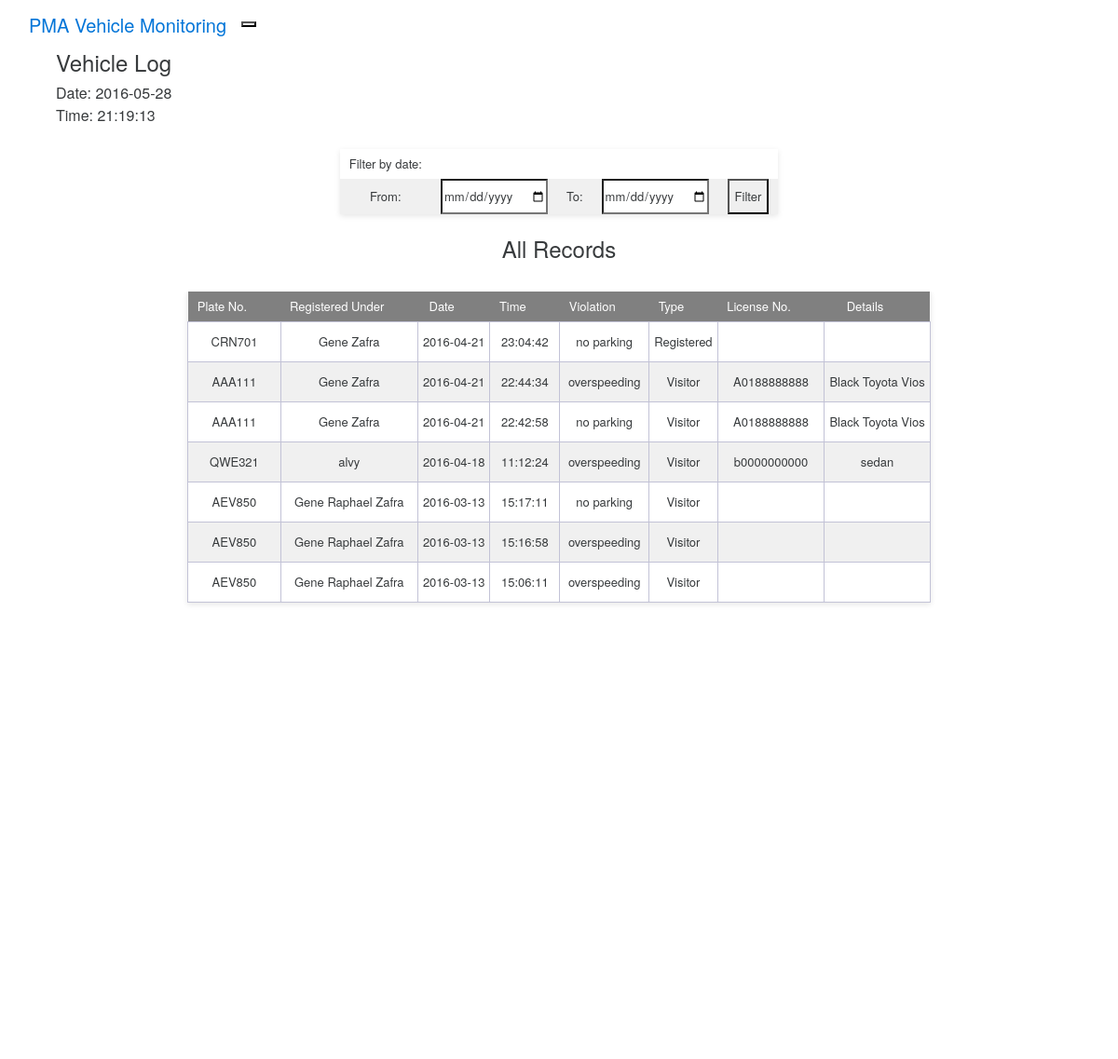
The app's page /pma-vrmsClient/client_viewreport.php (signed in) with its own data.
### tables this page shows
CREATE TABLE IF NOT EXISTS `client_report` (
  `rid` int(11) NOT NULL AUTO_INCREMENT,
  `plateNum` varchar(7) NOT NULL,
  `owner` varchar(50) NOT NULL,
  `lic` varchar(15) NOT NULL,
  `datein` date NOT NULL,
  `timein` time NOT NULL,
  `violation` text NOT NULL,
  `type` varchar(15) NOT NULL,
  `flag` int(11) NOT NULL,
  PRIMARY KEY (`rid`)
);

CREATE TABLE IF NOT EXISTS `client_log` (
  `tid` int(11) NOT NULL AUTO_INCREMENT,
  `plateNum` varchar(7) NOT NULL,
  `owner` varchar(50) NOT NULL,
  `dateIn` date NOT NULL,
  `timein` time NOT NULL,
  `dateOut` date NOT NULL,
  `timeout` time NOT NULL,
  `type` varchar(15) NOT NULL,
  `licenseNo` varchar(11) NOT NULL,
  `details` varchar(300) NOT NULL,
  `flag` int(11) NOT NULL,
  `vid` varchar(10) NOT NULL,
  `pIN` varchar(50) NOT NULL,
  `pOUT` varchar(50) NOT NULL,
  PRIMARY KEY (`tid`)
);

### pma-vrmsClient/client_viewreport.php (the view, shortened to what this page needs)
<?php
	$d = date("Y-m-d");
	$t = date("H:i:s");
	require_once('connect.php');
	$query1 = "SELECT * FROM client_report ORDER BY rid desc";
	$results = mysqli_query($conn, $query1);
	$sr = "All Records";
?>
<!DOCTYPE html>
<html>
	<head>
		<link href='index.css' rel='stylesheet' type='text/css' />
		<link href='format.css' rel='stylesheet' type='text/css' />
		<link href='ext/bootstrap/css/bootstrap.min.css' rel='stylesheet' type='text/css' />
		<link rel="stylesheet" type="text/css" href="clientcss/tablesort.css">
	</head>
	<body>
		<?php include('client_header.php'); ?>
		<div class="panel panel-default panel-border">
		<div class="panel-heading">
			<h4>Vehicle Log</h4>Date: <?php echo $d . "<br>Time: " . $t; ?>
		</div>
		<div class='container'>
			<div class='row'>
				<div class='col-md-12' align="center">
					<br>
					<form method="POST" action="" id="client_viewreport.php">
						<table id="search">
							<tr><td>Filter by date:</td></tr>
							<tr><td>From: </td><td><input type="date" id="sdate" name="sdate" onchange="setdate()" /></td>
								<td>To: </td><td><input type="date" id="edate" name="edate" ></td>
							<td><button type="submit" form="client_viewreport.php">
								<span class="glyphicon glyphicon-search"> Filter</span>
								</button></td></tr>
						</table>
					</form>
					<br>
					<h4> <?php echo $sr; ?></h4>
					<br/>
					<div id="view" style="overflow-y:auto;">
					<?php
									echo "<table align='center' class='table-sort table-sort-search table-sort-show-search-count'><thead><tr><th class='table-sort'>Plate No. </th><th class='table-sort'>Registered Under</th><th class='table-sort'>Date</th><th class='table-sort'>Time</th><th class='table-sort'>Violation</th><th class='table-sort'>Type</th><th class='table-sort'>License No.</th><th class='table-sort'>Details</th></tr></thead>";
									if(mysqli_num_rows($results) >= 1){
										while($row = mysqli_fetch_assoc($results)){
											$a = $row['plateNum'];
											$b = $row['owner'];
											$c = $row['datein'];
											$d = $row['timein'];
											$e = $row['violation'];
											$f = $row['type'];
											$query2 = "SELECT * FROM client_log WHERE plateNum = '$a' and dateIn = '$c'";
											$results2 = mysqli_query($conn, $query2);
											if(mysqli_num_rows($results2) >= 1){
												while($row = mysqli_fetch_assoc($results2)){
													$g = $row['licenseNo'];
													$h = $row['details'];
												}
											}
											echo "<tr><td class='col'> " . $a . "</td><td class='col'>" . $b . "</td><td class='col'>" . $c . "</td><td class='col'>" . $d ."</td><td class='col'>" . $e ."</td><td class='col'>" . $f. "</td><td class='col'>" . $g. "</td><td class='col'>" . $h. "</td></tr>";
									}
									echo "</table>";
									}else{
										echo "<br> No Records.";
									}
						?>
						</div>
				</div>
			</div>
		</div>
		<br/>
		</div>
		</body>
</html>

### pma-vrmsClient/index.css (style rules this page uses)
.panel-border { margin-left:5%; margin-right:5%; }

### pma-vrmsClient/format.css (style rules this page uses)
td { text-align: center; padding: 5px; word-wrap: break-word; }
td.col { text-align: center; border: 1px solid #c2c2d6; padding: 5px; word-wrap: break-word; }
table { table-layout: fixed; }
#view { align: center; height: 800px; }

### pma-vrmsClient/clientcss/tablesort.css (style rules this page uses)
table { width : 100% margin-bottom : 10px; border-collapse : collapse; background : #fff; box-shadow : 0 2px 6px rgba(0,0,0,0.1); table-layout : fixed; }
td { word-wrap: break-word; }
th { font-weight : 300; color : #fff; background-image : -webkit-linear-gradient(bottom,rgb(128,128,128), rgb(128,128,128) ); background-image : -moz-linear-gradient(bottom,rgb(128,128,128), rgb(128,128,128) ); background-image : -ms-linear-gradient(bottom,rgb(128,128,128), rgb(128,128,128) ); background-image : linear-gradient(bottom,rgb(128,128,128), rgb(128,128,128) ); -webkit-transition : all 0.3s; -moz-transition : all 0.3s; -ms-transition : all 0.3s; -o-transition : all 0.3s; transition : all 0.3s; }
td,th { padding : 0 10px; font-size : 13px; line-height : 32px; white-space: normal; }
tbody tr:nth-child(even) { background: rgb(240, 240, 240); }
th.table-sort { padding-right : 36px; text-align : center; cursor : pointer; }
th { padding-right : 36px; text-align : center; cursor : pointer; }

### records on screen
client_report: plateNum "CRN701", owner "Gene Zafra", datein "2016-04-21", timein "23:04:42", violation "no parking", type "Registered"
client_report: plateNum "AAA111", owner "Gene Zafra", datein "2016-04-21", timein "22:44:34", violation "overspeeding", type "Visitor", client_log.licenseNo "A0188888888", client_log.details "Black Toyota Vios"
client_report: plateNum "AAA111", owner "Gene Zafra", datein "2016-04-21", timein "22:42:58", violation "no parking", type "Visitor", client_log.licenseNo "A0188888888", client_log.details "Black Toyota Vios"
client_report: plateNum "QWE321", owner "alvy", datein "2016-04-18", timein "11:12:24", violation "overspeeding", type "Visitor", client_log.licenseNo "b0000000000", client_log.details "sedan"
client_report: plateNum "AEV850", owner "Gene Raphael Zafra", datein "2016-03-13", timein "15:17:11", violation "no parking", type "Visitor"
client_report: plateNum "AEV850", owner "Gene Raphael Zafra", datein "2016-03-13", timein "15:16:58", violation "overspeeding", type "Visitor"
client_report: plateNum "AEV850", owner "Gene Raphael Zafra", datein "2016-03-13", timein "15:06:11", violation "overspeeding", type "Visitor"

### other values on screen
$d "2016-05-28"
$sr "All Records"
